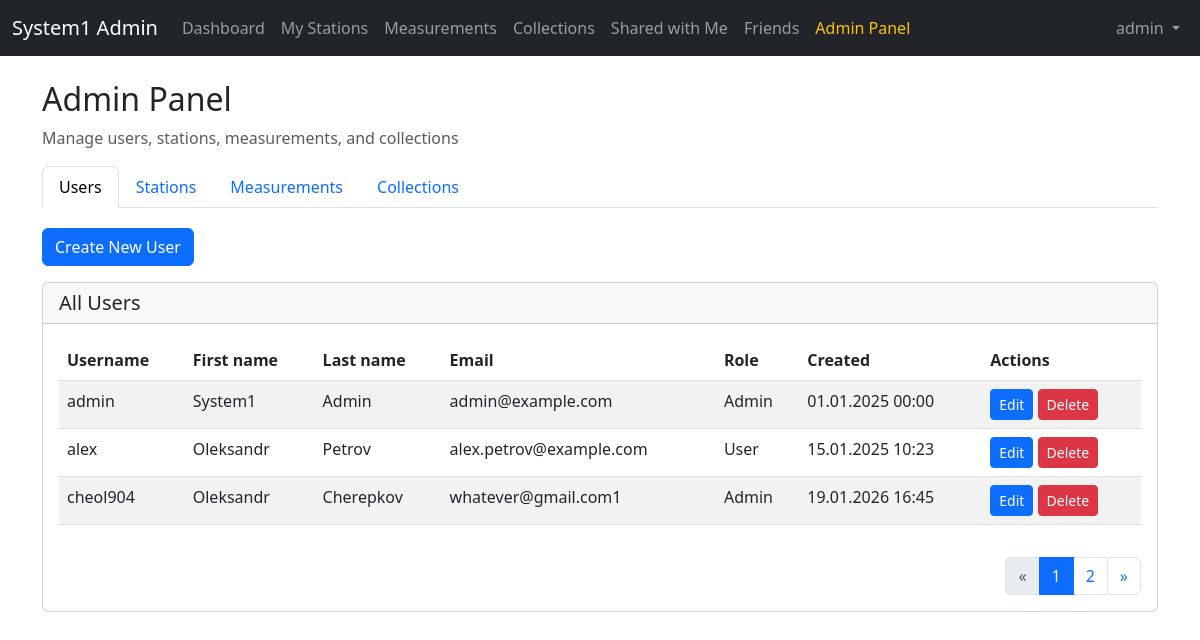
/admin/panel.php (signed in), run on the app's committed database.
### tables this page shows
CREATE TABLE `user` (
  `pk_username` varchar(50) NOT NULL,
  `firstName` varchar(100) NOT NULL,
  `lastName` varchar(100) NOT NULL,
  `email` varchar(100) NOT NULL,
  `password_hash` varchar(255) NOT NULL,
  `role` enum('User','Admin') NOT NULL DEFAULT 'User',
  `createdAt` datetime NOT NULL
);

### services/users.php (called while the page is built, shortened)
<?php
function svc_adminCountUsers(mysqli $conn): int
{
    $sql = "SELECT COUNT(*) AS cnt FROM user";
    $result = $conn->query($sql);
    $row = $result->fetch_assoc();
    return (int)$row['cnt'];
}
function svc_adminGetUsersPage(mysqli $conn, int $page, int $perPage): array
{
    $page    = (int)$page;
    $perPage = (int)$perPage;
    $offset  = ($page - 1) * $perPage;
    $sql = "
        SELECT pk_username, firstName, lastName, email, role, createdAt
        FROM user
        ORDER BY pk_username ASC
        LIMIT $perPage OFFSET $offset
    ";
    $result = $conn->query($sql);
    return $result->fetch_all(MYSQLI_ASSOC);
}

### includes/functions.php (called while the page is built, shortened)
<?php
function formatDateTime($datetime) {
    $dt = new DateTime($datetime);
    return $dt->format('d.m.Y H:i');
}
function e($string) {
    return htmlspecialchars($string, ENT_QUOTES, 'UTF-8');
}
?>

### admin/tabs/tab_users.php (the view, shortened to what this page needs)
<?php
require_once __DIR__ . '/../../includes/functions.php';
require_once __DIR__ . '/../../services/users.php';
$perPage = 3;
$currentPage = isset($_GET['page']) ? (int)$_GET['page'] : 1;
$totalUsers = svc_adminCountUsers($conn);
$totalPages = max(1, (int)ceil($totalUsers / $perPage));
$users = svc_adminGetUsersPage($conn, $currentPage, $perPage);
?>
<button class="btn btn-primary mb-3" data-bs-toggle="modal" data-bs-target="#createUserModal">
  Create New User
</button>
<div class="card">
  <div class="card-header">
    <h5 class="mb-0">All Users</h5>
  </div>
  <div class="card-body">
    <div class="table-responsive">
      <table class="table table-striped">
        <thead>
          <tr>
            <th class="text-nowrap">Username</th>
            <th class="text-nowrap">First name</th>
            <th class="text-nowrap">Last name</th>
            <th class="text-nowrap">Email</th>
            <th class="text-nowrap">Role</th>
            <th class="text-nowrap">Created</th>
            <th class="text-nowrap">Actions</th>
          </tr>
        </thead>
        <tbody>
        <?php if (empty($users)): ?>
          <tr>
            <td colspan="7" class="text-center text-muted">No users found.</td>
          </tr>
        <?php else: ?>
          <?php foreach ($users as $u): ?>
            <?php $created = $u['createdAt'] ? formatDateTime($u['createdAt']) : '-'; ?>
            <tr>
              <td><?php echo e($u['pk_username']); ?></td>
              <td><?php echo e($u['firstName']); ?></td>
              <td><?php echo e($u['lastName']); ?></td>
              <td><?php echo e($u['email']); ?></td>
              <td><?php echo e($u['role']); ?></td>
              <td class="text-nowrap"><?php echo e($created); ?></td>
              <td class="text-nowrap">
                <button class="btn btn-sm btn-primary"
                        data-bs-toggle="modal"
                        data-bs-target="#editUserModal"
                        data-username="<?php echo e($u['pk_username']); ?>"
                        data-firstname="<?php echo e($u['firstName']); ?>"
                        data-lastname="<?php echo e($u['lastName']); ?>"
                        data-email="<?php echo e($u['email']); ?>"
                        data-role="<?php echo e($u['role']); ?>">
                  Edit
                </button>
                <button class="btn btn-sm btn-danger"
                        data-bs-toggle="modal"
                        data-bs-target="#deleteUserModal"
                        data-username="<?php echo e($u['pk_username']); ?>">
                  Delete
                </button>
              </td>
            </tr>
          <?php endforeach; ?>
        <?php endif; ?>
        </tbody>
      </table>
    </div>
    <?php if ($totalPages > 1): ?>
      <nav aria-label="Users pagination" class="mt-3">
        <ul class="pagination justify-content-end mb-0">
          <?php $prevPage = max(1, $currentPage - 1); ?>
          <li class="page-item <?php echo ($currentPage <= 1) ? 'disabled' : ''; ?>">
            <a class="page-link" href="/admin/panel.php?tab=users&page=<?php echo $prevPage; ?>" aria-label="Previous">
              &laquo;
            </a>
          </li>
          <?php
          $maxVisible = 5;
          if ($totalPages <= $maxVisible) {
              for ($p = 1; $p <= $totalPages; $p++): ?>
                <li class="page-item <?php echo ($p === $currentPage) ? 'active' : ''; ?>">
                  <a class="page-link" href="/admin/panel.php?tab=users&page=<?php echo $p; ?>">
                    <?php echo $p; ?>
                  </a>
                </li>
              <?php endfor;
          } ?>
          <?php $nextPage = min($totalPages, $currentPage + 1); ?>
          <li class="page-item <?php echo ($currentPage >= $totalPages) ? 'disabled' : ''; ?>">
            <a class="page-link" href="/admin/panel.php?tab=users&page=<?php echo $nextPage; ?>" aria-label="Next">
              &raquo;
            </a>
          </li>
        </ul>
      </nav>
    <?php endif; ?>
  </div>
</div>

### assets/css/style.css (style rules this page uses)
body { min-height: 100vh; display: flex; flex-direction: column; }

### data on the page
user: pk_username "admin", firstName "System1", lastName "Admin", email "admin@example.com", role "Admin", createdAt "01.01.2025 00:00"
user: pk_username "alex", firstName "Oleksandr", lastName "Petrov", email "alex.petrov@example.com", role "User", createdAt "15.01.2025 10:23"
user: pk_username "cheol904", firstName "Oleksandr", lastName "Cherepkov", email "whatever@gmail.com1", role "Admin", createdAt "19.01.2026 16:45"

### other printed values
$_SESSION['full_name'] "System1 Admin"
$_SESSION['username'] "admin"
